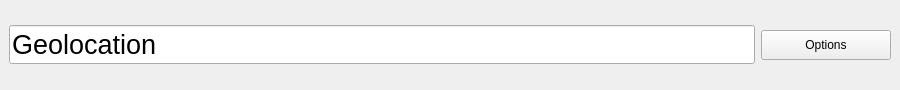
<?xml version="1.0" encoding="UTF-8"?>
<ui version="4.0">
 <class>GeolocationDockWidget</class>
 <widget class="QDockWidget" name="GeolocationDockWidget">
  <property name="geometry">
   <rect>
    <x>0</x>
    <y>0</y>
    <width>900</width>
    <height>90</height>
   </rect>
  </property>
  <property name="minimumSize">
   <size>
    <width>900</width>
    <height>90</height>
   </size>
  </property>
  <property name="maximumSize">
   <size>
    <width>524287</width>
    <height>90</height>
   </size>
  </property>
  <property name="features">
   <set>QDockWidget::NoDockWidgetFeatures</set>
  </property>
  <property name="allowedAreas">
   <set>Qt::TopDockWidgetArea</set>
  </property>
  <property name="windowTitle">
   <string/>
  </property>
  <widget class="QWidget" name="dockWidgetContents">
   <layout class="QHBoxLayout" name="horizontalLayout">
    <item>
     <widget class="QLineEdit" name="lineEdit">
      <property name="font">
       <font>
        <pointsize>20</pointsize>
       </font>
      </property>
      <property name="text">
       <string>Geolocation</string>
      </property>
      <property name="readOnly">
       <bool>true</bool>
      </property>
     </widget>
    </item>
    <item>
     <widget class="QPushButton" name="buttonOptions">
      <property name="minimumSize">
       <size>
        <width>130</width>
        <height>30</height>
       </size>
      </property>
      <property name="maximumSize">
       <size>
        <width>130</width>
        <height>30</height>
       </size>
      </property>
      <property name="text">
       <string>Options</string>
      </property>
      <property name="icon">
       <iconset resource="../../resources.qrc">
        <normaloff>:/Icons/Icons/configuration21.png</normaloff>:/Icons/Icons/configuration21.png</iconset>
      </property>
     </widget>
    </item>
   </layout>
  </widget>
 </widget>
 <resources>
  <include location="../../resources.qrc"/>
 </resources>
 <connections/>
</ui>
